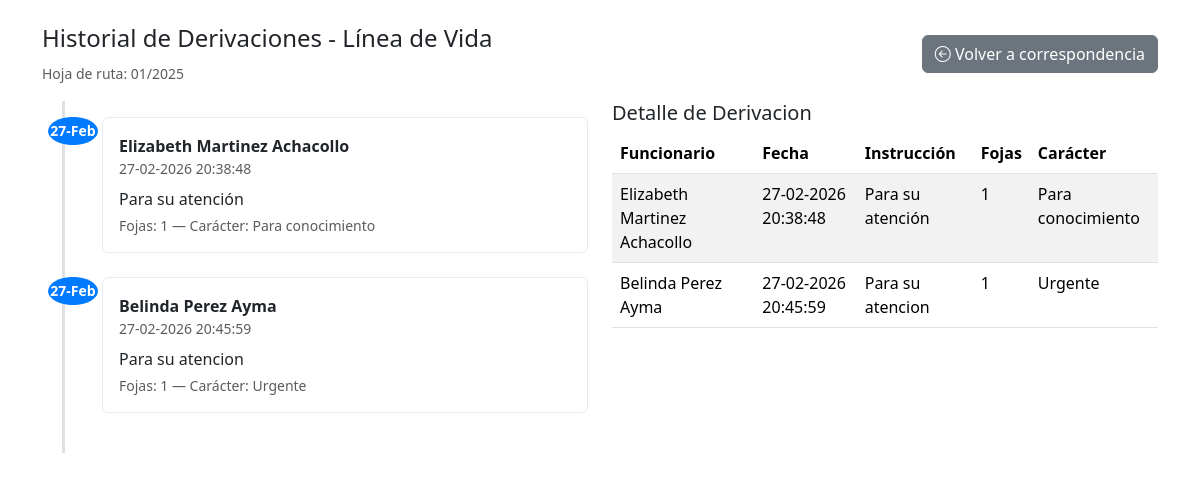
Before: /derivacion/index.php?id=1 with the older database file.
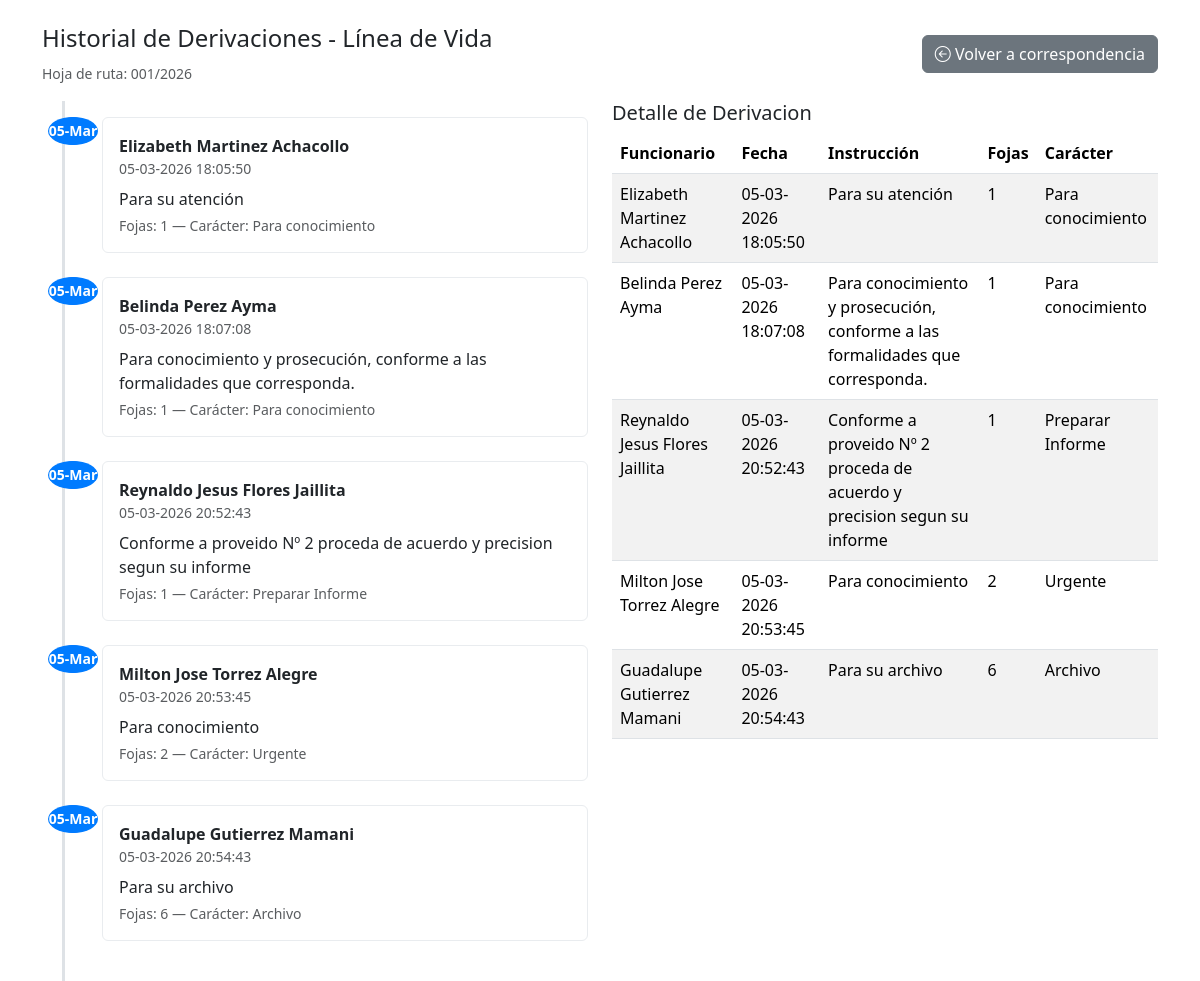
After: the same page with the newer database file.
### tables this page shows
CREATE TABLE `correspondencia` (
  `id` int(11) NOT NULL,
  `hojaruta` varchar(255) NOT NULL,
  `remitente_id` int(11) DEFAULT NULL,
  `remitente_externo` varchar(255) DEFAULT NULL,
  `idfuncionario_enturno` int(11) DEFAULT NULL,
  `tipo_remitente` enum('interno','externo') NOT NULL DEFAULT 'externo',
  `remitente` varchar(255) NOT NULL,
  `referencia` text NOT NULL,
  `fojas` int(11) NOT NULL,
  `fecha` timestamp NOT NULL DEFAULT current_timestamp(),
  `estado` varchar(255) NOT NULL,
  `actualizado_en` timestamp NULL DEFAULT NULL,
  `eliminado_en` timestamp NULL DEFAULT NULL
);

CREATE TABLE `derivacion` (
  `id` int(11) NOT NULL,
  `id_correspondencia` int(11) NOT NULL,
  `id_funcionario` int(11) NOT NULL,
  `fecha_derivacion` timestamp NOT NULL DEFAULT current_timestamp(),
  `instruccion_adicional` text DEFAULT NULL,
  `fojas` int(11) NOT NULL,
  `caracter` varchar(25) NOT NULL
);

CREATE TABLE `funcionario` (
  `id` int(11) NOT NULL,
  `ci` int(11) NOT NULL,
  `nombre` varchar(100) NOT NULL,
  `paterno` varchar(60) NOT NULL,
  `materno` varchar(60) NOT NULL,
  `usuario` varchar(50) NOT NULL,
  `password` varchar(255) NOT NULL,
  `rol` varchar(25) DEFAULT NULL,
  `id_puesto` int(11) NOT NULL,
  `estado` varchar(12) NOT NULL,
  `creado_en` timestamp NOT NULL DEFAULT current_timestamp(),
  `actualizado_en` timestamp NOT NULL DEFAULT current_timestamp(),
  `eliminado_en` timestamp NOT NULL DEFAULT current_timestamp()
);

### derivacion/index.php (the view, shortened to what this page needs)
<?php
require '../db.php';
$id = $_POST['id'] ?? $_GET['id'] ?? null;
$stmt = $pdo->prepare("SELECT id, hojaruta, remitente, referencia, fojas, fecha, estado FROM correspondencia WHERE id = :id");
$stmt->execute([':id' => $id]);
$cor = $stmt->fetch(PDO::FETCH_ASSOC);
$sql = "SELECT d.*, f.nombre, f.paterno, f.materno
        FROM derivacion d
        LEFT JOIN funcionario f ON f.id = d.id_funcionario
        WHERE d.id_correspondencia = :id
        ORDER BY d.fecha_derivacion ASC";
$stmt2 = $pdo->prepare($sql);
$stmt2->execute([':id' => $id]);
$derivaciones = $stmt2->fetchAll(PDO::FETCH_ASSOC);
?>
<!doctype html>
<html lang="es">
<head>
    <link href="https://cdn.jsdelivr.net/npm/bootstrap@5.3.2/dist/css/bootstrap.min.css" rel="stylesheet">
    <link rel="stylesheet" href="https://cdn.jsdelivr.net/npm/bootstrap-icons@1.10.5/font/bootstrap-icons.css">
</head>
<body>
<div class="container mt-4">
    <div class="d-flex justify-content-between align-items-center mb-3">
        <div>
            <h4>Historial de Derivaciones - Línea de Vida</h4>
            <small class="text-muted">Hoja de ruta: <?php echo htmlspecialchars($cor['hojaruta']); ?></small>
        </div>
        <div>
            <a href="../correspondencia/index.php" class="btn btn-secondary">
                <i class="bi bi-arrow-left-circle"></i> Volver a correspondencia
            </a>
        </div>
    </div>
    <div class="row">
        <div class="col-lg-6">
            <div class="timeline">
                <?php if (empty($derivaciones)): ?>
                    <div class="alert alert-info">No hay derivaciones registradas para esta correspondencia.</div>
                <?php else: ?>
                    <?php foreach ($derivaciones as $d): ?>
                        <div class="timeline-item">
                            <div class="time-marker">
                                <div class="circle"><?php echo date('d-M', strtotime($d['fecha_derivacion'])); ?></div>
                            </div>
                            <div class="card p-2">
                                <div class="card-body p-2">
                                    <strong><?php echo htmlspecialchars(trim(($d['nombre'] ?? '') . ' ' . ($d['paterno'] ?? '') . ' ' . ($d['materno'] ?? ''))); ?></strong>
                                    <div class="text-muted small"><?php echo date('d-m-Y H:i:s', strtotime($d['fecha_derivacion'])); ?></div>
                                    <p class="mb-0 mt-2"><?php echo nl2br(htmlspecialchars($d['instruccion_adicional'] ?? '')); ?></p>
                                    <div class="small text-muted mt-1">Fojas: <?php echo htmlspecialchars($d['fojas']); ?> — Carácter: <?php echo htmlspecialchars($d['caracter']); ?></div>
                                </div>
                            </div>
                        </div>
                    <?php endforeach; ?>
                <?php endif; ?>
            </div>
        </div>
        <div class="col-lg-6">
            <h5>Detalle de Derivacion</h5>
            <table class="table table-striped">
                <thead>
                <tr>
                    <th>Funcionario</th>
                    <th>Fecha</th>
                    <th>Instrucción</th>
                    <th>Fojas</th>
                    <th>Carácter</th>
                </tr>
                </thead>
                <tbody>
                <?php if (!empty($derivaciones)): ?>
                    <?php foreach ($derivaciones as $d): ?>
                        <tr>
                            <td><?php echo htmlspecialchars(trim(($d['nombre'] ?? '') . ' ' . ($d['paterno'] ?? '') . ' ' . ($d['materno'] ?? ''))); ?></td>
                            <td><?php echo date('d-m-Y H:i:s', strtotime($d['fecha_derivacion'])); ?></td>
                            <td><?php echo nl2br(htmlspecialchars($d['instruccion_adicional'] ?? '')); ?></td>
                            <td><?php echo htmlspecialchars($d['fojas']); ?></td>
                            <td><?php echo htmlspecialchars($d['caracter']); ?></td>
                        </tr>
                    <?php endforeach; ?>
                <?php else: ?>
                    <tr><td colspan="5">Sin registros</td></tr>
                <?php endif; ?>
                </tbody>
            </table>
        </div>
    </div>
</div>
</body>
</html>

Changed rows visible on the page:
no longer on this page (row edited): derivacion: fecha_derivacion "27-Feb", id_funcionario.materno "Belinda Perez Ayma", fecha_derivacion "27-02-2026 20:45:59", instruccion_adicional "Para su atencion", fojas "1", caracter "Urgente"
changed correspondencia: hojaruta "01/2025" → "001/2026"
changed derivacion "Para su atención": fecha_derivacion "27-Feb" → "05-Mar"; fecha_derivacion "27-02-2026 20:38:48" → "05-03-2026 18:05:50"
now on this page (row edited): derivacion: fecha_derivacion "05-Mar", id_funcionario.materno "Belinda Perez Ayma", fecha_derivacion "05-03-2026 18:07:08", instruccion_adicional "Para conocimiento y prosecución, conforme a las formalidades que corresponda.", fojas "1", caracter "Para conocimiento"
now on this page (row edited): derivacion: fecha_derivacion "05-Mar", id_funcionario.materno "Reynaldo Jesus Flores Jaillita", fecha_derivacion "05-03-2026 20:52:43", instruccion_adicional "Conforme a proveido Nº 2 proceda de acuerdo y precision segun su informe", fojas "1", caracter "Preparar Informe"
now on this page (row edited): derivacion: fecha_derivacion "05-Mar", id_funcionario.materno "Milton Jose Torrez Alegre", fecha_derivacion "05-03-2026 20:53:45", instruccion_adicional "Para conocimiento", fojas "2", caracter "Urgente"
now on this page (row edited): derivacion: fecha_derivacion "05-Mar", id_funcionario.materno "Guadalupe Gutierrez Mamani", fecha_derivacion "05-03-2026 20:54:43", instruccion_adicional "Para su archivo", fojas "6", caracter "Archivo"
